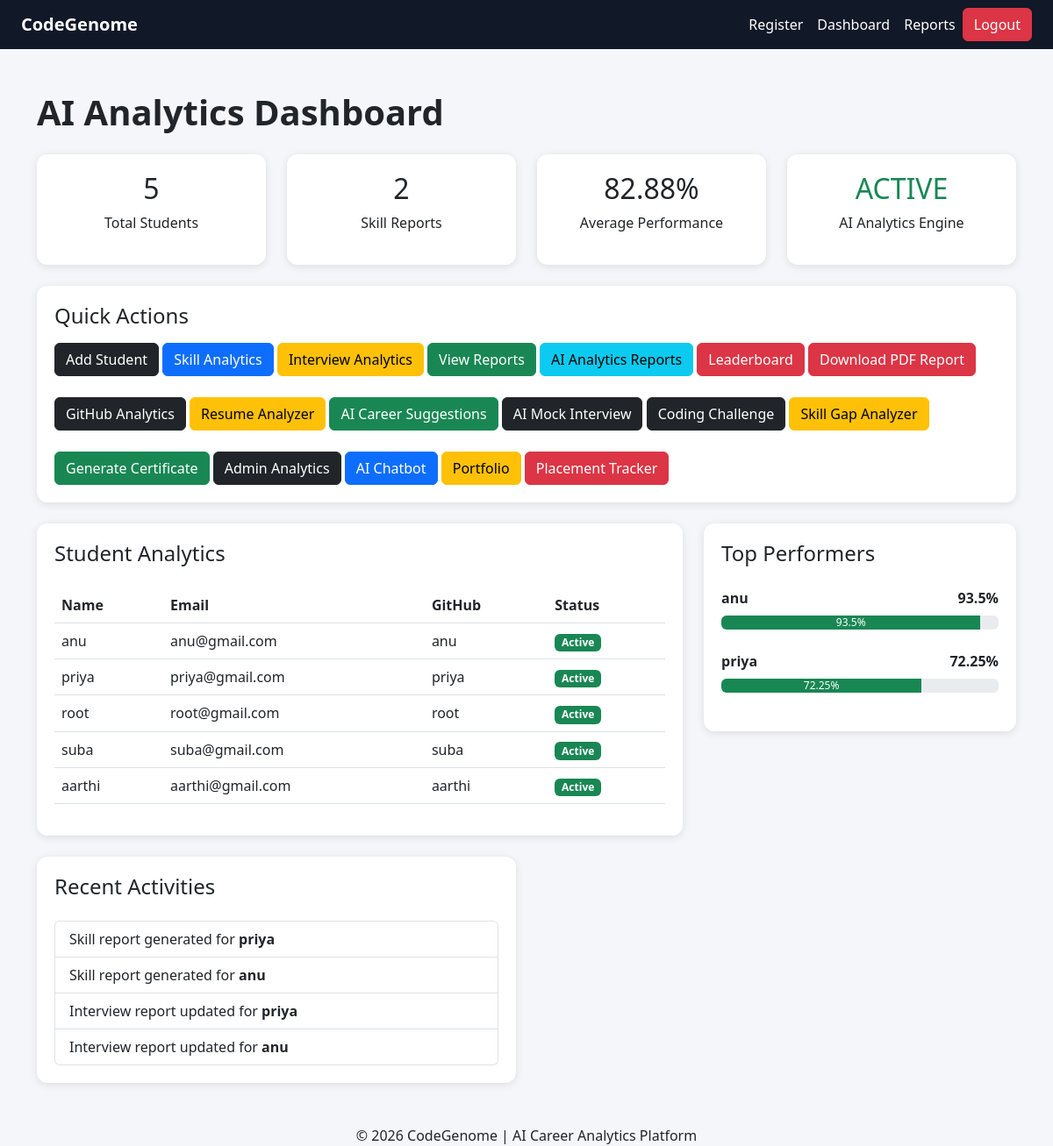
The page /dashboard/ (signed in) on the database its author committed.
### analyzer/models.py (models this page shows, shortened)
class Student(models.Model):
    name = models.CharField(max_length=100)
    email = models.EmailField(unique=True)
    github_username = models.CharField(max_length=100)

class SkillReport(models.Model):
    student = models.ForeignKey(Student, on_delete=models.CASCADE)
    logic_score = models.FloatField()
    debugging_score = models.FloatField()
    consistency_score = models.FloatField()
    overall_score = models.FloatField()
    speed_score = models.FloatField()
    developer_level = models.CharField(max_length=50)
    improvement_tips = models.TextField()
    recommended_role = models.CharField(max_length=100)
    job_readiness = models.CharField(max_length=100)
    created_at = models.DateTimeField(auto_now_add=True)

class InterviewScore(models.Model):
    student = models.ForeignKey(Student,
                                on_delete=models.CASCADE)
    mock_interview_score = models.FloatField()
    resume_score = models.FloatField()
    aptitude_score = models.FloatField()
    communication_score = models.FloatField()
    overall_interview_score = models.FloatField()
    interview_status = models.CharField(max_length=50)
    created_at = models.DateTimeField(auto_now_add=True)
    improvement_tips = models.TextField()
    recommended_company_type = models.CharField(max_length=100)

### analyzer/views.py (the view)
# urls.py: path('dashboard/', views.dashboard, name='dashboard'),
@login_required
def dashboard(request):
    students = Student.objects.all()
    reports = SkillReport.objects.all()
    top_performers = SkillReport.objects.order_by(
        '-overall_score'
    )[:5]
    average_score = reports.aggregate(
        Avg('overall_score')
    )['overall_score__avg']
    if average_score is None:
        average_score = 0
    recent_reports = SkillReport.objects.order_by(
        '-created_at'
    )[:5]
    recent_interviews = InterviewScore.objects.order_by(
        '-created_at'
    )[:5]
    context = {
        'students': students,
        'reports': reports,
        'average_score': round(average_score, 2),
        'recent_reports': recent_reports,
        'recent_interviews': recent_interviews,
        'top_performers': top_performers
    }
    return render(request,
                  'analyzer/dashboard.html',
                  context)

### analyzer/templates/analyzer/dashboard.html
{% extends 'analyzer/base.html' %}
{% block content %}
<h1 class="mb-4 fw-bold">
    AI Analytics Dashboard
</h1>
<div class="row g-4">
    <div class="col-md-3">
        <div class="card-box text-center">
            <h2>{{ students.count }}</h2>
            <p>Total Students</p>
        </div>
    </div>
    <div class="col-md-3">
        <div class="card-box text-center">
            <h2>{{ reports.count }}</h2>
            <p>Skill Reports</p>
        </div>
    </div>
    <div class="col-md-3">
    <div class="card-box text-center">
        <h2>{{ average_score }}%</h2>
        {% if average_score > 0 %}
            <p>Average Performance</p>
        {% else %}
            <p>No Performance Data</p>
        {% endif %}
    </div>
</div>
    <div class="col-md-3">
       <div class="card-box text-center">
    {% if reports %}
        <h2 class="text-success">
            ACTIVE
        </h2>
    {% else %}
        <h2 class="text-warning">
            IDLE
        </h2>
    {% endif %}
    <p>AI Analytics Engine</p>
</div>
    </div>
</div>
<div class="row mt-4">
    <div class="col-md-12">
        <div class="card-box">
            <h4 class="mb-3">
                Quick Actions
            </h4>
            <a href="/register/"
               class="btn btn-dark">
                Add Student
            </a>
            <a href="/add-report/"
               class="btn btn-primary">
                Skill Analytics
            </a>
 <a href="/add-interview-score/"
   class="btn btn-warning">
   Interview Analytics
</a>
            <a href="/view-reports/"
               class="btn btn-success">
                View Reports
            </a>
<a href="/combined-reports/"
   class="btn btn-info">
    AI Analytics Reports
</a>
<a href="/leaderboard/"
   class="btn btn-danger">
   Leaderboard
</a>
<a href="/download-report/{{ student.id }}/"
   class="btn btn-danger ">
   Download PDF Report
</a> <br><br>
<a href="/github-profile/{{ student.id }}/"
   class="btn btn-dark">
   GitHub Analytics
</a>
<a href="/resume-analyzer/"
   class="btn btn-warning">
   Resume Analyzer
</a>
<a href="/career-suggestions/{{ student.id }}/"
   class="btn btn-success">
   AI Career Suggestions
</a>
<a href="/mock-interview/"
   class="btn btn-dark">
   AI Mock Interview
</a>
<a href="/coding-challenge/"
   class="btn btn-dark">
   Coding Challenge
</a>
<a href="/skill-gap/{{ student.id }}/"
   class="btn btn-warning">
   Skill Gap Analyzer
</a>
 <br><br>
<a href="/certificate/{{ student.id }}/"
   class="btn btn-success">
   Generate Certificate
</a>
<a href="/admin-analytics/"
   class="btn btn-dark">
   Admin Analytics
</a>
<a href="/chatbot/"
   class="btn btn-primary">
   AI Chatbot
</a>
<a href="/portfolio/{{ student.id }}/"
   class="btn btn-warning">
   Portfolio
</a>
<a href="/placement-tracker/{{ student.id }}/"
   class="btn btn-danger">
   Placement Tracker
</a>
        </div>
    </div>
</div>
<div class="row mt-4">
    <div class="col-md-8">
        <div class="card-box">
            <h4 class="mb-4">
                Student Analytics
            </h4>
            <table class="table table-hover">
                <tr>
                    <th>Name</th>
                    <th>Email</th>
                    <th>GitHub</th>
                    <th>Status</th>
                </tr>
                {% for student in students %}
                <tr>
                    <td>{{ student.name }}</td>
                    <td>{{ student.email }}</td>
                    <td>{{ student.github_username }}</td>
                    <td>
                        <span class="badge bg-success">
                            Active
                        </span>
                    </td>
                </tr>
                {% endfor %}
            </table>
        </div>
    </div>
    <div class="col-md-4">
       <div class="card-box">
    <h4 class="mb-4">
        Top Performers
    </h4>
    {% if top_performers %}
        {% for performer in top_performers %}
        <div class="mb-4">
            <div class="d-flex justify-content-between">
                <strong>
                    {{ performer.student.name }}
                </strong>
                <strong>
                    {{ performer.overall_score }}%
                </strong>
            </div>
            <div class="progress mt-2">
                <div class="progress-bar bg-success"
                     role="progressbar"
                     style="width: {{ performer.overall_score }}%;">
                    {{ performer.overall_score }}%
                </div>
            </div>
        </div>
        {% endfor %}
    {% else %}
        <div class="alert alert-warning">
            No performance reports available.
        </div>
    {% endif %}
</div>
    </div>
</div>
<div class="row mt-4">
    <div class="col-md-6">
        <div class="card-box">
           <h4 class="mb-4">
        Recent Activities
    </h4>
    <ul class="list-group">
        {% for report in recent_reports %}
            <li class="list-group-item">
                Skill report generated for
                <strong>
                    {{ report.student.name }}
                </strong>
            </li>
        {% endfor %}
        {% for interview in recent_interviews %}
            <li class="list-group-item">
                Interview report updated for
                <strong>
                    {{ interview.student.name }}
                </strong>
            </li>
        {% endfor %}
    </ul>
        </div>
    </div>
{% endblock %}

### analyzer/templates/analyzer/base.html (style rules this page uses)
body { background-color: #f4f6f9; }
.card-box { border-radius: 12px; padding: 20px; background: white; box-shadow: 0px 2px 10px rgba(0,0,0,0.1); }

### rows shown on the page
Student: name "anu", email "anu@gmail.com", github_username "anu"
Student: name "priya", email "priya@gmail.com", github_username "priya"
Student: name "root", email "root@gmail.com", github_username "root"
Student: name "suba", email "suba@gmail.com", github_username "suba"
Student: name "aarthi", email "aarthi@gmail.com", github_username "aarthi"
SkillReport: student.name "anu", overall_score "93.5"
SkillReport: student.name "priya", overall_score "72.25"
InterviewScore: student.name "priya"
InterviewScore: student.name "anu"

### other values the page prints
{{ students.count }} "5"
{{ reports.count }} "2"
{{ average_score }} "82.88"
